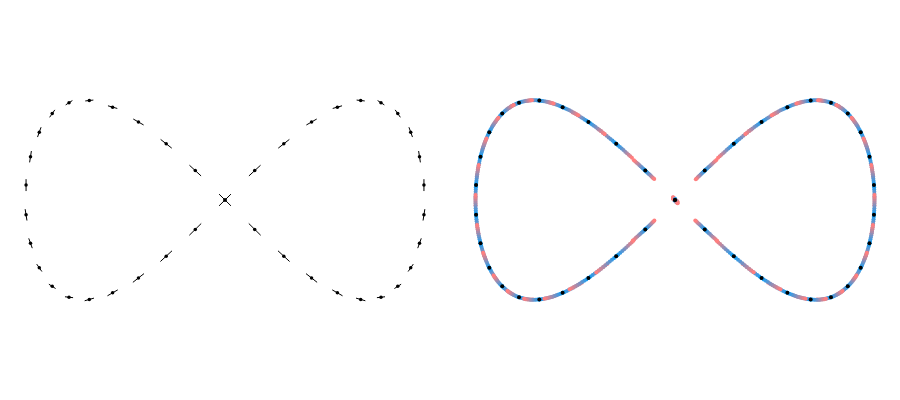

Notebook code for this chart:
### Code cell
# sample circle
def sample_circle(num_points, radius=1.0):
    angles = np.linspace(0, 2 * np.pi, num_points, endpoint=False)
    x = radius * np.cos(angles)
    y = radius * np.sin(angles)
    return np.column_stack((x, y))

def sample_figure8(num_points, scale=10.0):
    """
    Samples a figure-8 (Bernoulli lemniscate) curve.
    scale = overall size (similar to your radius=10 circle).
    """
    t = np.linspace(0, 2 * np.pi, num_points, endpoint=False)

    # Bernoulli lemniscate parametric equations
    x = scale * np.sin(t)
    y = scale * np.sin(t) * np.cos(t)

    return np.column_stack((x, y))


mycolorscale=[
            # [0.0, "#001f8f"],
            [0.0, "#00a2ff"],
            # [0.66, "#fefefe"],
            [1.0, "#ff7f7f"]
            ]


def draw_trajectories(X, data, dg, ts, row, col, direction=1):
        if direction == -1:
            X = -X


        def solve_ode(X, f, ts):
            from scipy.linalg import expm
            X_matrix = X(Function.from_pointwise_basis(dg.cache.u.T, dg)).coeffs.T
            res = []
            for t in ts:
                y = expm(t * X_matrix) @ f.coeffs
                f_t = Function.from_coeffs(y, dg)
                res.append(f_t.to_ambient())
            return res
        
        f_x = Function.from_pointwise_basis(data[:, 0], dg)
        f_y = Function.from_pointwise_basis(data[:, 1], dg)

        res_x = solve_ode(X, f_x, ts)
        res_y = solve_ode(X, f_y, ts)

        res_x = np.array(res_x).T
        res_y = np.array(res_y).T

        # Time parameter for markers
        tvals = np.linspace(0, 1, len(ts))

        # --------------------------------------------------------
        # Draw trajectories using markers (gradient coloring)
        # --------------------------------------------------------
        for i in range(res_x.shape[0]):

            x_traj = res_x[i]
            y_traj = res_y[i]

            # Optional thin black line for continuity
            fig.add_trace(
                go.Scatter(
                    x=x_traj,
                    y=y_traj,
                    mode="lines",
                    line=dict(color="black", width=1),
                    showlegend=False,
                    hoverinfo="skip"
                ),
                row=row,
                col=col
            )

           

            # Gradient markers
            fig.add_trace(
                go.Scatter(
                    x=x_traj,
                    y=y_traj,
                    mode="markers",
                    marker=dict(
                        color=tvals,            # gradient
                        colorscale=mycolorscale,
                        size=4
                    ),
                    hoverinfo="skip",
                    showlegend=False
                ),
                row=row,
                col=col
            )

def figure1(fig):
    n = 42
    data = sample_figure8(n, scale=10.0)
    dg = DiffusionGeometry.from_point_cloud(data, n_function_basis=100, knn_kernel=3)

    next_points = np.roll(data, shift=-1, axis=0)

    # Vector from each point to the next
    X_coeffs = next_points - data   # shape (n, 2)

    fig1 = plot_quiver_2d(data, X_coeffs, scale=0.2, line_width=1, arrow_scale=0.00001)
    fig.add_traces(list(fig1.data), rows=1, cols=1)
    fig1 = plot_quiver_2d(data, -X_coeffs, scale=0.2, line_width=1, arrow_scale=0.00001)
    fig.add_traces(list(fig1.data), rows=1, cols=1)


    X = VectorField.from_pointwise_basis(X_coeffs, dg)

    G = dg.cache.gamma_coords

    vals, vecs = np.linalg.eigh(G)

    tangent_estimate = vecs[:, :, 1]

    tangent_fig = plot_quiver_2d(
        data,
        tangent_estimate * 1,
        scale=0.5,
        line_width=2,
        arrow_scale=0.00001,
        color="red"
    )

    # fig.add_traces(list(tangent_fig.data), rows=1, cols=1)
    
    dots_fig = plot_scatter_2d(data, color="black", size=3.5)
    fig.add_traces(list(dots_fig.data), rows=1, cols=1)

    num_steps = 10
    final_time = 0.77
    ts = np.linspace(0, final_time, num_steps)

    draw_trajectories(X, data, dg, ts, row=1, col=2, direction=1)
    draw_trajectories(X, data, dg, ts, row=1, col=2, direction=-1)

    fig_dots = plot_scatter_2d(data, color='black', size=4)
    fig.add_traces(list(fig_dots.data), rows=1, cols=2)
    # fig_dots = plot_scatter_2d(data, color=mycolorscale[0][1], size=6)
    # fig.add_traces(list(fig_dots.data), rows=1, cols=2)

   
    

    








# ------------------------------------------------------------
# Build final plot
# ------------------------------------------------------------

num_rows = 1
num_cols = 2

fig = make_subplots(
    rows=num_rows,
    cols=num_cols,
    specs=[[{"type": "xy"}] * num_cols],
    horizontal_spacing=0.0,
    vertical_spacing=0.05,
    shared_xaxes=True,
    shared_yaxes=True
)

figure1(fig)

fig.update_layout(
    width=900,
    height=400,
    margin=dict(l=0, r=0, t=0, b=0)
)

clean_fig(fig)

for r in range(num_rows):
    for c in range(num_cols):
        fig.update_xaxes(scaleanchor=f"y{c+1}", scaleratio=1, row=r+1, col=c+1)
        fig.update_yaxes(scaleanchor=f"x{c+1}", scaleratio=1, row=r+1, col=c+1)

#save 
fig.write_image("figs/figure8_integral_curves.pdf", scale=1)

fig.show()
